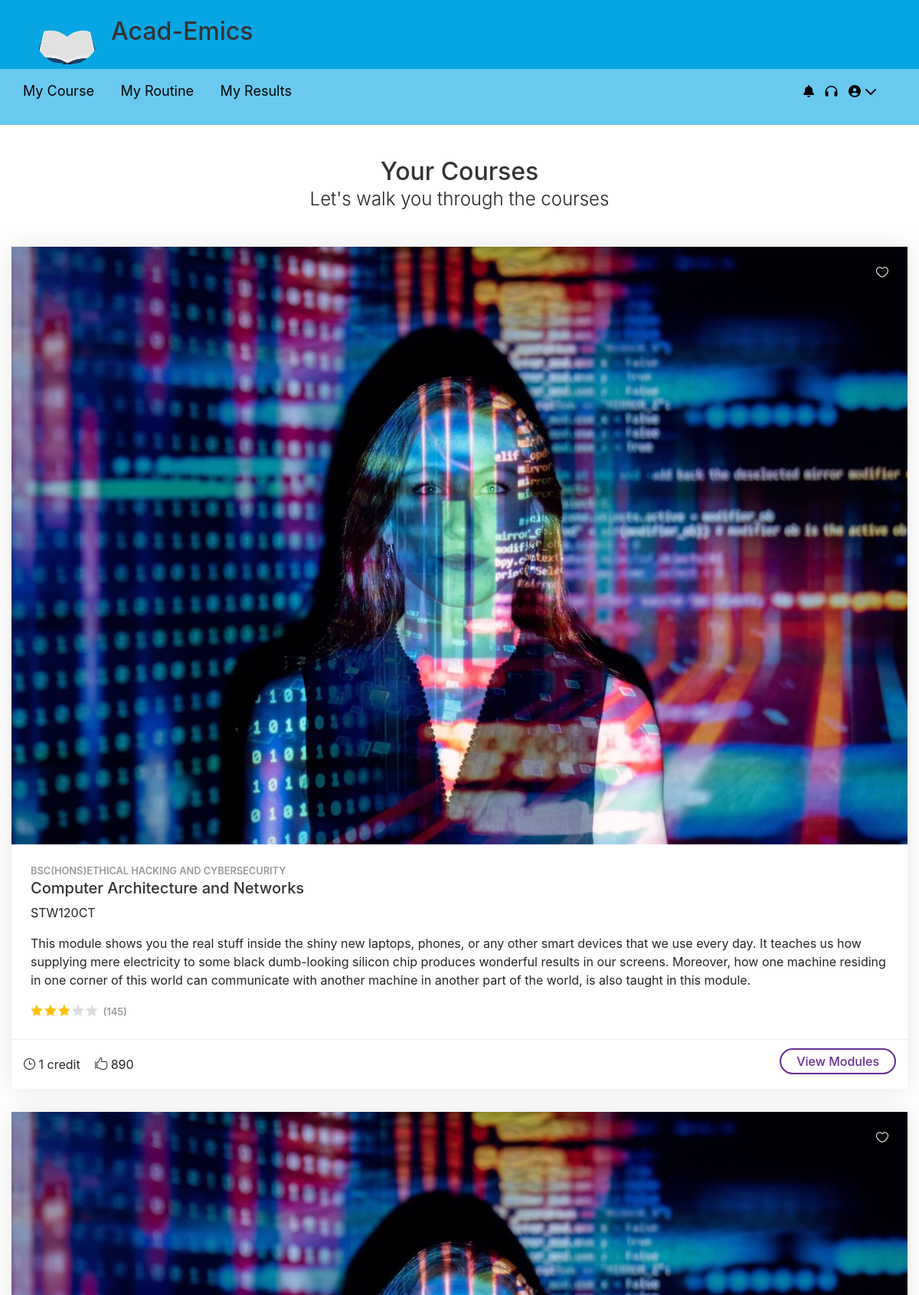
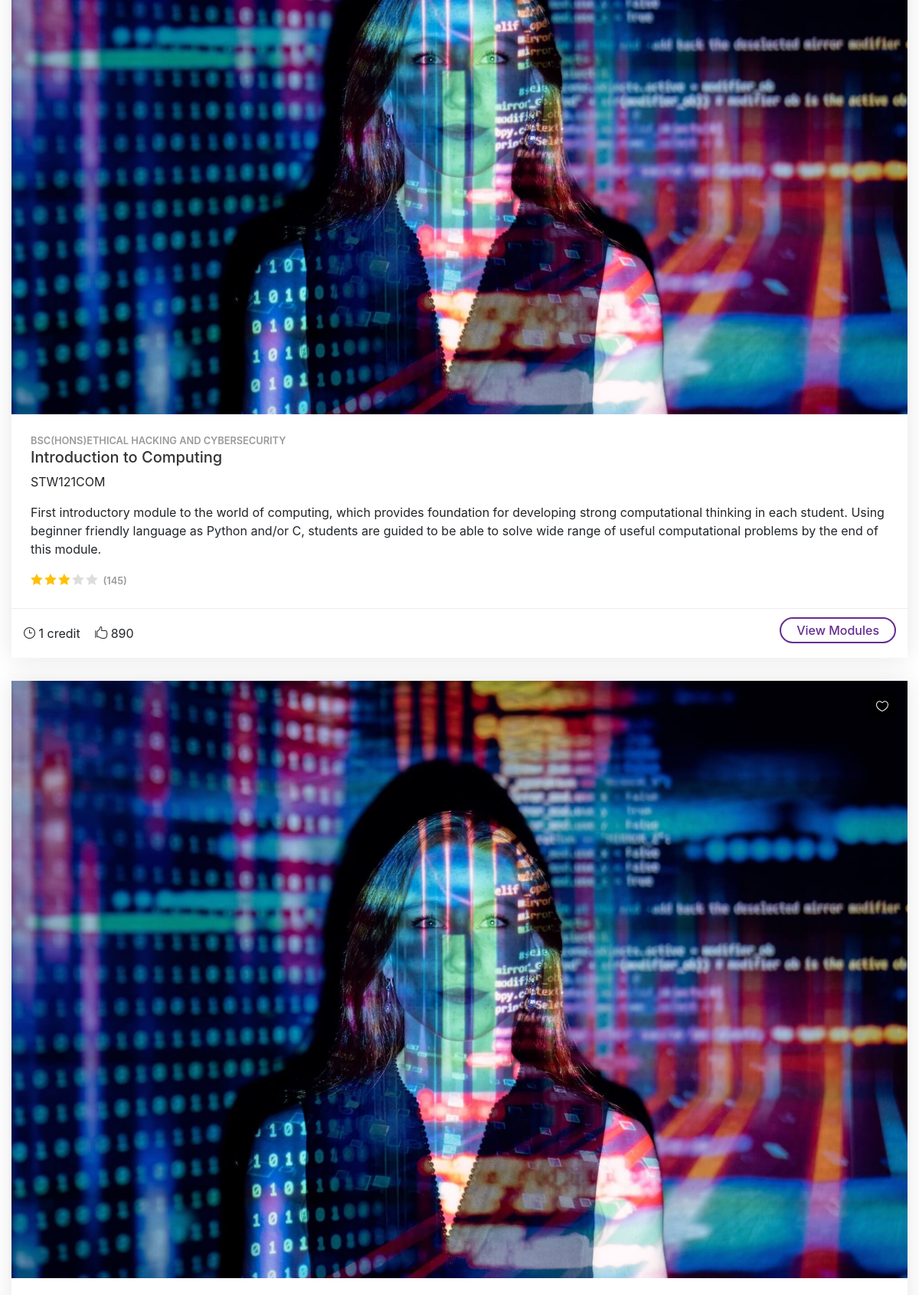
/mycourses/year1/ (upper part), run on the app's committed database (2 pictures, top to bottom).
### courses/models.py (models this page shows)
class Modules(models.Model):    #Subject i.e. Digital forensics
    name= models.CharField(max_length=100)
    category= [
                ('1','1'),
                ('2','2'),
                ('3','3')]
    year= models.CharField(max_length=100,choices= category)  #Available year
    mod_code= models.CharField(max_length=9,validators=[MinLengthValidator(5), MaxLengthValidator(9)])
    description= models.TextField()
    credit= models.IntegerField()
    image= models.ImageField(blank=True)
    file = models.FileField(upload_to='files',blank=True)
    url = EmbedVideoField(blank=True)

### courses/views.py (the view)
# urls.py: path('year<int:mod_year>/',views.modules),
def modules(request, mod_year):
    mod = Modules.objects.filter(year=mod_year)
    return render(request,'modules.html',
    {'mod': mod})

### templates/modules.html
{% extends 'base.html' %}
{% load static %}
{% block content %}
<div>
    <div class="main_title_2">
        <h2>Your Courses</h2>
        <p>Let's walk you through the courses</p>
    </div>
        <div id="reccomended" class="owl-carousel owl-theme">
            {% for i in mod %}
            <div class="item">
                <div class="box_grid">
                    <figure>
                            <a href="#0" class="wish_bt"></a>
                            <a href="{% url 'modules_detail' i.mod_code %}">
                            <div class="preview"><span>{{i.description}}</span></div><img src="{% if i.image %}/static{{i.image.url}}{% else%}{% static 'img/3.jpg' %}{% endif %}" class="img-fluid" alt=""></a>
                    </figure>
                    <div class="wrapper">
                            <small>BSc(HONS)Ethical Hacking and Cybersecurity </small>
                            <h3>{{i.name}}</h3>
                            <P>{{i.mod_code}}</P>
                            <p>{{i.description}}</p>
                            <div class="rating"><i class="icon_star voted"></i><i class="icon_star voted"></i><i class="icon_star voted"></i><i class="icon_star"></i><i class="icon_star"></i> <small>(145)</small></div>
                    </div>
                    <ul>
                            <li><i class="icon_clock_alt"></i> {{i.credit}} credit</li>
                            <li><i class="icon_like"></i> 890</li>
                            <li><a href="{% url 'modules_detail' i.mod_code %}">View Modules</a></li>
                    </ul>
                </div>
            </div>
            {% endfor %}
        </div>
</div>
{% endblock %}

### static/css/style.css (style rules this page uses)
* { margin: 0px; padding:0px; }
body { font-family: 'Poppins', sans-serif; font-size: 16px; }
a { text-decoration: none; }
* { box-sizing: border-box; }
:root { --mist-gray: rgba(196, 196, 196, 0.3); }

### data on the page
Modules: name "Computer Architecture and Networks", mod_code "STW120CT", description "This module shows you the real stuff inside the shiny new laptops, phones, or any other smart devices that we use every day. It teaches us how supplying mere electricity to some black dumb-looking silicon chip produces wonderful results in our screens. Moreover, how one machine residing in one corner of this world can communicate with another machine in another part of the world, is also taught in this module.", credit "1"
Modules: name "Introduction to Computing", mod_code "STW121COM", description "First introductory module to the world of computing, which provides foundation for developing strong computational thinking in each student. Using beginner friendly language as Python and/or C, students are guided to be able to solve wide range of useful computational problems by the end of this module.", credit "1"
